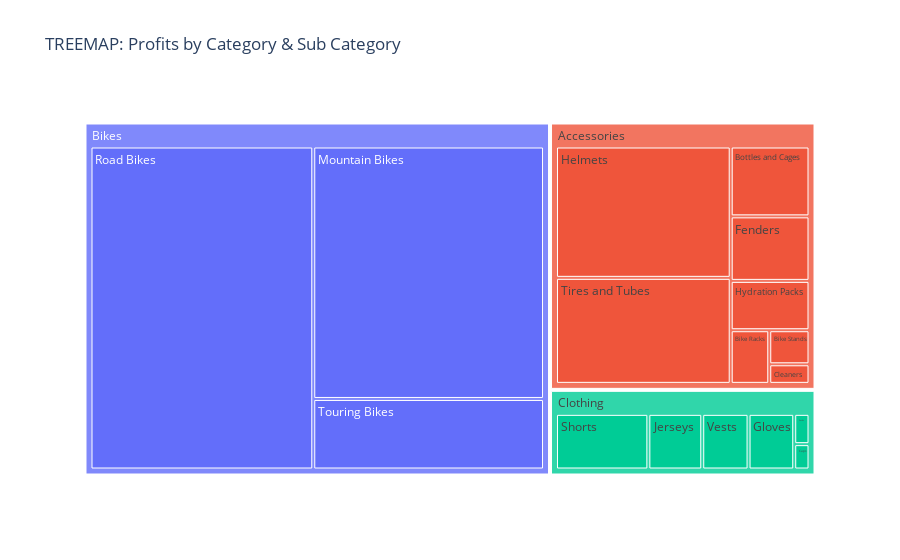

Source (notebook cell):
### Code cell
# Create Treemap of profits by category/sub category with plotly
fig = px.treemap(df, 
                 path=['Product_Category', 'Sub_Category'],
                 values='Profit',
                 title = 'TREEMAP: Profits by Category & Sub Category'
                )
fig.show()

### Figure 1 — Plotly figure (JSON) as saved in the notebook; plotly's stock layout.template omitted (floating-point values rounded to 4 significant figures)
{"data": [{"branchvalues": "total", "domain": {"x": [0, 1], "y": [0, 1]}, "hovertemplate": "labels=%{label}<br>Profit=%{value}<br>parent=%{parent}<br>id=%{id}<extra></extra>", "ids": ["Accessories/Bike Racks", "Accessories/Bike Stands", "Accessories/Bottles and Cages", "Clothing/Caps", "Accessories/Cleaners", "Accessories/Fenders", "Clothing/Gloves", "Accessories/Helmets", "Accessories/Hydration Packs", "Clothing/Jerseys", "Bikes/Mountain Bikes", "Bikes/Road Bikes", "Clothing/Shorts", "Clothing/Socks", "Accessories/Tires and Tubes", "Bikes/Touring Bikes", "Clothing/Vests", "Accessories", "Bikes", "Clothing"], "labels": ["Bike Racks", "Bike Stands", "Bottles and Cages", "Caps", "Cleaners", "Fenders", "Gloves", "Helmets", "Hydration Packs", "Jerseys", "Mountain Bikes", "Road Bikes", "Shorts", "Socks", "Tires and Tubes", "Touring Bikes", "Vests", "Accessories", "Bikes", "Clothing"], "name": "", "parents": ["Accessories", "Accessories", "Accessories", "Clothing", "Accessories", "Accessories", "Clothing", "Accessories", "Accessories", "Clothing", "Bikes", "Bikes", "Clothing", "Clothing", "Accessories", "Bikes", "Clothing", "", "", ""], "type": "treemap", "values": [304455, 201935, 810598, 77921, 115891, 748914, 511654, 3380203, 572668, 603568, 8160463, 10078875, 1034342, 93171, 2727713, 2279938, 518791, 8862377, 20519276, 2839447]}], "layout": {"legend": {"tracegroupgap": 0}, "title": {"text": "TREEMAP: Profits by Category & Sub Category"}}}
